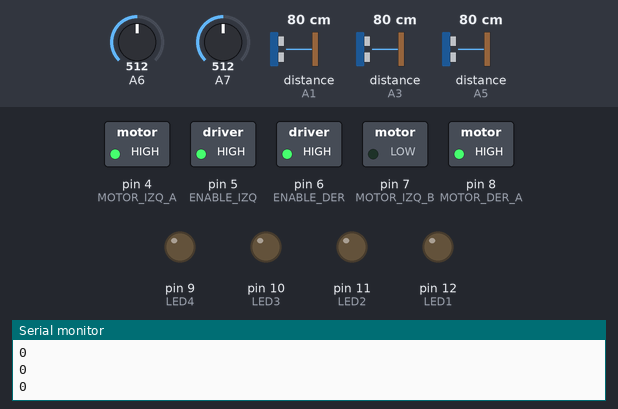
This sketch was run on a simulated Arduino Nano, built with avr-gcc and run on an emulated ATmega328P. Parts: switched loads named in the sketch (green lamp = pin HIGH), output pins drawn as LEDs (lit = HIGH), the last lines printed to the serial monitor. Wiring (inferred from the names in the program): 3 × ultrasonic range finder: trigger A0, echo A1 / trigger A2, echo A3 / trigger A4, echo A5. The test bench sets the inputs (shaded band); at power-on: distance to the obstacle (sensors on A3, A1, A5) 80 cm, A6 = 512, A7 = 512. The echo pulse lasts 58.3 µs per cm; pins used as bus, display or sensor lines are not drawn.

Above: at 6.2 s.
6.3 s: distance to the obstacle (sensor on A3) set to 2 cm
At 7.5 s:
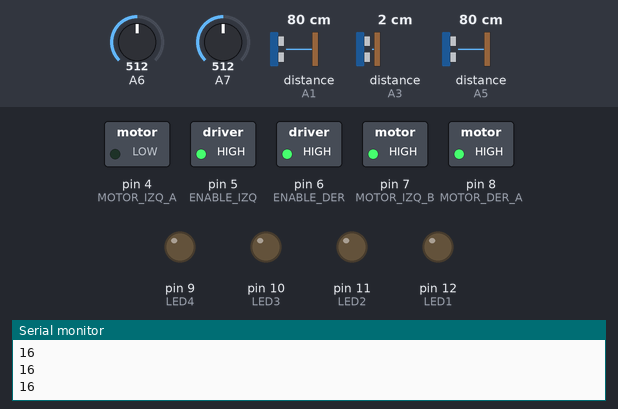
7.8 s: A6 set to 583
9.3 s: A6 set to 611
At 10.3 s:
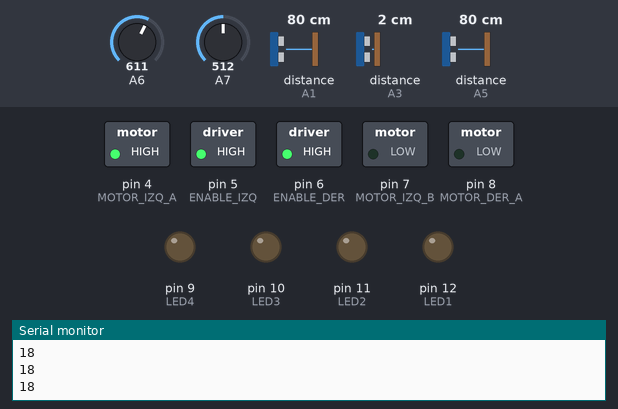
10.8 s: A7 set to 585
12.3 s: A7 set to 611
At 12.6 s:
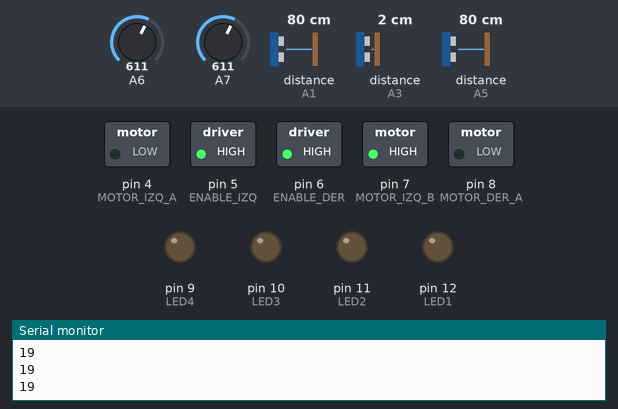
13.8 s: A7 set to 590
At 15.0 s:
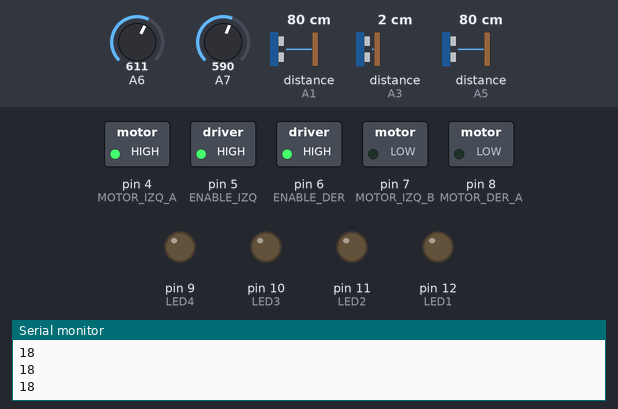
Timing chart, 0 to 16.3 s (numbered marks = the images above; inputs shaded):
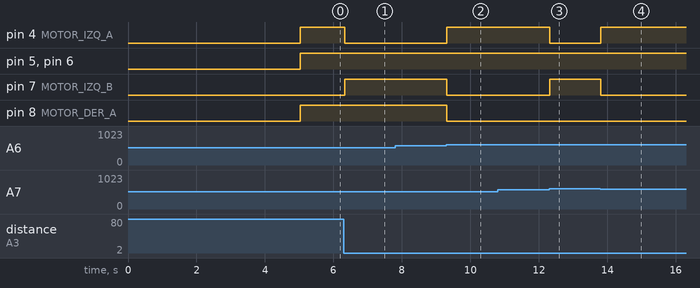

Measured:
- the behaviour switches between 600 and 601 on A6 (found by bisection; images 1 and 2)
- the behaviour switches between 600 and 601 on A7 (found by bisection; images 2 and 3)
- after the input at 6.3 s, pin 4 (MOTOR_IZQ_A): HIGH → LOW at once; pin 7 (MOTOR_IZQ_B): LOW → HIGH at once
- after the input at 9.3 s, pin 4 (MOTOR_IZQ_A): LOW → HIGH at once; pin 7 (MOTOR_IZQ_B), pin 8 (MOTOR_DER_A): HIGH → LOW at once
- after the input at 12.3 s, pin 4 (MOTOR_IZQ_A): HIGH → LOW at once; pin 7 (MOTOR_IZQ_B): LOW → HIGH at once
- after the input at 13.8 s, pin 4 (MOTOR_IZQ_A): LOW → HIGH at once; pin 7 (MOTOR_IZQ_B): HIGH → LOW at once

The sketch:

Cod_Robot.ino
```cpp
#include <TimerOne.h>


/////Ultrasonico
#define TRIG_CEN A0
#define ECHO_CEN A1
#define TRIG_IZQ A2
#define ECHO_IZQ A3
#define TRIG_DER A4
#define ECHO_DER A5
////

/////Sensor piso
#define PISO_IZQ A6
#define PISO_DER A7
////

//////Leds
#define LED1 12
#define LED2 11
#define LED3 10
#define LED4 9
////


////Motores
#define MOTOR_IZQ_A 4
#define MOTOR_IZQ_B 7
#define MOTOR_DER_A 8
#define MOTOR_DER_B 16

#define ENABLE_IZQ 5
#define ENABLE_DER 6
///

///AntiRebote
#define PULSADO LOW
#define N_PULSADO HIGH

#define T_REBOTE 10

#define ESPERA 10
#define CONFIRMACION 11
#define LIBERACION 12

int mSeg = 0;


///

/////Boton
#define BOTON1 2
#define BOTON2 3

int estadoBoton1 = ESPERA;
int msBoton1 = 0;

int estadoBoton2 = ESPERA;
int msBoton2 = 0;


int  msBotonEspera = 0;
bool esperandoEjecucion = false;
int tiempoDesdePresionado = 0;

////


void codigo (byte sensores);
long leerUltrasonico(int triggerPin, int echoPin);
bool borde(int pin) ;
void sensorPiso(int pin);
void avanzar(int velocidadIzq, int velocidadDer);
void retroceder(int velocidadIzq, int velocidadDer);
void girarIzq(int velocidadIzq, int velocidadDer);
void girarDer(int velocidadIzq, int velocidadDer);
void detener();
bool antiRebote(int pin, int &estadoMaquina, int &msBoton);
void ISR_Timer();


////


void setup() {
  pinMode(TRIG_IZQ, OUTPUT);
  pinMode(ECHO_IZQ, INPUT);
  ///
  pinMode(TRIG_CEN, OUTPUT);
  pinMode(ECHO_CEN, INPUT);
  ///
  pinMode(TRIG_DER, OUTPUT);
  pinMode(ECHO_DER, INPUT);
  ///

  ///
  pinMode(LED1, OUTPUT);
  pinMode(LED2, OUTPUT);
  pinMode(LED3, OUTPUT);
  pinMode(LED4, OUTPUT);
  ///
  pinMode(BOTON1, INPUT_PULLUP);
  pinMode(BOTON2, INPUT_PULLUP);
  ///
  pinMode(MOTOR_IZQ_A, OUTPUT);
  pinMode(MOTOR_IZQ_B, OUTPUT);
  pinMode(MOTOR_DER_A, OUTPUT);
  pinMode(MOTOR_DER_B, OUTPUT);
  pinMode(ENABLE_DER, OUTPUT);
  pinMode(ENABLE_IZQ, OUTPUT);
  ///
  Timer1.attachInterrupt(ISR_Timer);
  Timer1.initialize(1000);  // 1 ms
  ///

  Serial.begin(9600);
  delay(5000);
}

void loop() {

  byte lectura_sensores = 0;
  int LecturaIzq = leerUltrasonico(TRIG_IZQ, ECHO_IZQ);
  int LecturaDer = leerUltrasonico(TRIG_DER, ECHO_DER);
  int LecturaCen = leerUltrasonico(TRIG_CEN, ECHO_CEN);
  bool pisoIzq  = borde(PISO_IZQ); // 1 si hay blanco
  bool pisoDer  = borde(PISO_DER);
  bool ultraIzq   = (LecturaIzq < 30&&LecturaIzq!= 999);
  bool ultraCen = (leerUltrasonico(TRIG_CEN, ECHO_CEN) < 30);
  bool ultraDer   = (leerUltrasonico(TRIG_DER, ECHO_DER) < 30);

  lectura_sensores = (ultraIzq << 4) | (ultraCen << 3) |
                     (ultraDer << 2) | (pisoIzq << 1) | (pisoDer);

    codigo(lectura_sensores);
    Serial.println(lectura_sensores);


    /*
     if (antiRebote(BOTON2, estadoBoton2, msBoton2)) {
     Serial.println("Botón 2 presionado");
     // Ejecutar algo
     }
  */

}


////Sensor ultrasonico
long leerUltrasonico(int triggerPin, int echoPin) {
  digitalWrite(triggerPin, LOW);
  delayMicroseconds(2);

  digitalWrite(triggerPin, HIGH);
  delayMicroseconds(10);
  digitalWrite(triggerPin, LOW);

  long duracion = pulseIn(echoPin, HIGH, 30000); // timeout de 30 ms

  // Si no recibió señal, devuelve un valor alto (sin detección)
  if (duracion == 0) {
    return 999; // Valor fuera de rango
  }

  // Convierte la duración a distancia (en cm)
  long distancia = duracion / 58;

  return distancia;
}
/////

////sensor piso
bool borde(int pin) {
  int lectura = analogRead(pin);
  return (lectura > 600); // devuelve true si detecta blanco (borde)
}
////

////Motores
void avanzar(int velocidadIzq, int velocidadDer) {
  digitalWrite(MOTOR_IZQ_A, HIGH);
  digitalWrite(MOTOR_IZQ_B, LOW);
  analogWrite(ENABLE_IZQ, velocidadIzq);

  digitalWrite(MOTOR_DER_A, HIGH);
  digitalWrite(MOTOR_DER_B, LOW);
  analogWrite(ENABLE_DER, velocidadDer);

}

void retroceder(int velocidadIzq, int velocidadDer) {
  digitalWrite(MOTOR_IZQ_A, LOW);
  digitalWrite(MOTOR_IZQ_B, HIGH);
  analogWrite(ENABLE_IZQ, velocidadIzq);

  digitalWrite(MOTOR_DER_A, LOW);
  digitalWrite(MOTOR_DER_B, HIGH);
  analogWrite(ENABLE_DER, velocidadDer);

}

void girarIzq(int velocidadIzq, int velocidadDer) {
  digitalWrite(MOTOR_IZQ_A, LOW);
  digitalWrite(MOTOR_IZQ_B, HIGH);
  analogWrite(ENABLE_IZQ, velocidadIzq);

  digitalWrite(MOTOR_DER_A, HIGH);
  digitalWrite(MOTOR_DER_B, LOW);
  analogWrite(ENABLE_DER, velocidadDer);

}

void girarDer(int velocidadIzq, int velocidadDer) {
  digitalWrite(MOTOR_IZQ_A, HIGH);
  digitalWrite(MOTOR_IZQ_B, LOW);
  analogWrite(ENABLE_IZQ, velocidadIzq);

  digitalWrite(MOTOR_DER_A, LOW);
  digitalWrite(MOTOR_DER_B, HIGH);
  analogWrite(ENABLE_DER, velocidadDer);

}

void detener() {
  digitalWrite(MOTOR_IZQ_A, LOW);
  digitalWrite(MOTOR_IZQ_B, LOW);
  digitalWrite(MOTOR_DER_A, LOW);
  digitalWrite(MOTOR_DER_B, LOW);

}
////


///antirebote
bool antiRebote(int pin, int &estadoMaquina, int &msBoton) {
  bool lectura = digitalRead(pin);

  switch (estadoMaquina) {
    case ESPERA:
      if (lectura == PULSADO) {
        msBoton = 0;
        estadoMaquina = CONFIRMACION;
      }
      break;

    case CONFIRMACION:
      if (msBoton >= T_REBOTE) {
        if (lectura == PULSADO) {
          estadoMaquina = LIBERACION;
        } else {
          estadoMaquina = ESPERA;
        }
      }
      break;

    case LIBERACION:
      if (lectura == N_PULSADO) {
        estadoMaquina = ESPERA;
        return true;  // flanco detectado
      }
      break;
  }

  return false;  // no flanco
}
//

///timer
void ISR_Timer() {
  msBoton1++;
  msBoton2++;
  msBotonEspera++;

  if (esperandoEjecucion) {
    tiempoDesdePresionado++;
  }

}
////


////
void codigo (byte sensores) {
  switch (sensores) {

    case 0b00000: // BUSCAR
      // Acción para 00000
      avanzar(255,255);

      break;

    case 0b00001: // PISO DERECHA
      // Acción para 00001
      girarIzq(255,255);
      break;

    case 0b00010: // PISO IZQUIERDA
      // Acción para 00010
      girarDer(255,255);
      break;

    case 0b00011: // DOBLE PISO
      // Acción para 00011
      retroceder(255,255);
      break;

    case 0b00100: // VISION DERECHA
      // Acción para 00100
      girarDer(255,255);
      break;

    case 0b00101: // VISION DERECHA Y SENSOR DERECHA
      // Acción para 00101
      girarIzq(255,255);
      break;

    case 0b00110: // VISION DERECHA Y SENSOR IZQUIERDA
      // Acción para 00110
      girarDer(255,255);
      break;

    case 0b00111: // VISION DERECHA Y AMBOS SENSORES
      // Acción para 00111
      retroceder(255,255);
      break;

    case 0b01000: // SENSOR CENTRO
      // Acción para 01000
      avanzar(255,255);
      break;

    case 0b01001: // SENSOR CENTRO Y PISO DERECHA
      // Acción para 01001
      girarIzq(255,255);
      break;

    case 0b01010: // SENSOR CENTRO Y PISO IZQUIERDA
      // Acción para 01010
      girarDer(255,255);
      break;

    case 0b01011: // SENSOR CENTRO Y AMBOS PISOS
      // Acción para 01011
      retroceder(255,255);
      break;

    case 0b01100: // SENSOR CENTRO Y SENSOR DERECHA
      // Acción para 01100
      avanzar(255,255);
      break;

    case 0b01101: // SENSOR CENTROR Y SENSOR DERECHA PIZO DER
      // Acción para 01101
      girarIzq(255,255);
      break;

    case 0b01110: // SENSOR CENTRAL SENSOR DERECHA Y PISO IZQ
      // Acción para 01110
      girarDer(255,255);
      break;

    case 0b01111: // SENSOR CENTRAL SENSOR DERECHA AMBOS PISOS
      // Acción para 01111
      retroceder(255,255);
      break;

    case 0b10000: // SENSOR IZQUIERDA
      // Acción para 10000
      girarIzq(255,255);
      break;

    case 0b10001: // SENSOR IZQUIERDA PISO DERECHA
      // Acción para 10001
      girarIzq(255,255);
      break;

    case 0b10010: // SENSOR IZQUIERDA PISO IZQUIERDA
      // Acción para 10010
      girarDer(255,255);
      break;

    case 0b10011: // SENSOR IZQUIERDA AMBOS PISOS
      // Acción para 10011
      retroceder(255,255);
      break;

    case 0b10100: // SENSOR IZQUIERDA SENSOR DERECHA
      // Acción para 10100
      girarIzq(255,255);
      break;

    case 0b10101: // SENSOR IZQUIERDA SENSOR DERECHA PISO DER
      // Acción para 10101
      girarIzq(255,255);
      break;

    case 0b10110: // 22
      // Acción para 10110
      girarDer(255,255);
      break;

    case 0b10111: // 23
      // Acción para 10111
      retroceder(255,255);
      break;

    case 0b11000: // 24
      // Acción para 11000
      avanzar(255,255);
      break;

    case 0b11001: // 25
      // Acción para 11001
      girarIzq(255,255);
      break;

    case 0b11010: // 26
      // Acción para 11010
      girarDer(255,255);
      break;

    case 0b11011: // 27
      // Acción para 11011
      retroceder(255,255);
      break;

    case 0b11100: // 28
      // Acción para 11100
      avanzar(255,255);
      break;

    case 0b11101: // 29
      // Acción para 11101
      girarIzq(255,255);
      break;

    case 0b11110: // 30
      // Acción para 11110
      girarDer(255,255);
      break;

    case 0b11111: // 31
      // Acción para 11111
      retroceder(255,255);
      break;


  }
}
```
